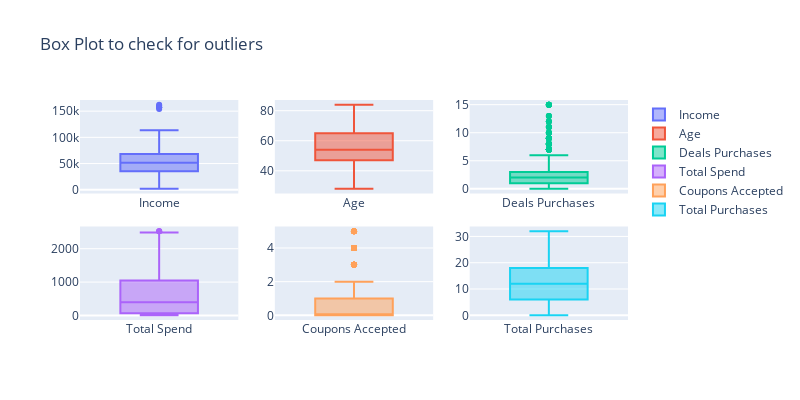

Notebook code for this chart:
### Code cell
trace0 = go.Box(
    y=df['Income'],
    name='Income'
)

trace1 = go.Box(
    y=df['Age'],
    name='Age'
)

trace2 = go.Box(
    y=df['NumDealsPurchases'],
    name='Deals Purchases'
)

trace3 = go.Box(
    y=df['Total_Spend'],
    name='Total Spend'
)

trace4 = go.Box(
    y=df['CouponsAccepted'],
    name='Coupons Accepted'
)

trace5 = go.Box(
    y=df['Total_Purchases'],
    name='Total Purchases'
)



fig = make_subplots(rows=2, cols=3)

fig.append_trace(trace0, row = 1, col = 1)
fig.append_trace(trace1, row = 1, col = 2)
fig.append_trace(trace2, row = 1, col = 3)
fig.append_trace(trace3, row = 2, col = 1)
fig.append_trace(trace4, row = 2, col = 2)
fig.append_trace(trace5, row = 2, col = 3)

fig.update_layout(width=800, height=400, title='Box Plot to check for outliers')

fig.show()

### Figure 1 — Plotly figure (JSON) as saved in the notebook; plotly's stock layout.template omitted (floating-point values rounded to 4 significant figures; data arrays with more than 128 entries replaced by an {"elided": "..."} marker saying what was removed)
{"data": [{"name": "Income", "type": "box", "xaxis": "x", "y": {"elided": "2236 float values"}, "yaxis": "y"}, {"name": "Age", "type": "box", "xaxis": "x2", "y": {"elided": "2236 int values"}, "yaxis": "y2"}, {"name": "Deals Purchases", "type": "box", "xaxis": "x3", "y": {"elided": "2236 int values"}, "yaxis": "y3"}, {"name": "Total Spend", "type": "box", "xaxis": "x4", "y": {"elided": "2236 int values"}, "yaxis": "y4"}, {"name": "Coupons Accepted", "type": "box", "xaxis": "x5", "y": {"elided": "2236 int values"}, "yaxis": "y5"}, {"name": "Total Purchases", "type": "box", "xaxis": "x6", "y": {"elided": "2236 int values"}, "yaxis": "y6"}], "layout": {"height": 400, "title": {"text": "Box Plot to check for outliers"}, "width": 800, "xaxis": {"anchor": "y", "domain": [0, 0.2889]}, "xaxis2": {"anchor": "y2", "domain": [0.3556, 0.6444]}, "xaxis3": {"anchor": "y3", "domain": [0.7111, 1]}, "xaxis4": {"anchor": "y4", "domain": [0, 0.2889]}, "xaxis5": {"anchor": "y5", "domain": [0.3556, 0.6444]}, "xaxis6": {"anchor": "y6", "domain": [0.7111, 1]}, "yaxis": {"anchor": "x", "domain": [0.575, 1]}, "yaxis2": {"anchor": "x2", "domain": [0.575, 1]}, "yaxis3": {"anchor": "x3", "domain": [0.575, 1]}, "yaxis4": {"anchor": "x4", "domain": [0, 0.425]}, "yaxis5": {"anchor": "x5", "domain": [0, 0.425]}, "yaxis6": {"anchor": "x6", "domain": [0, 0.425]}}}
